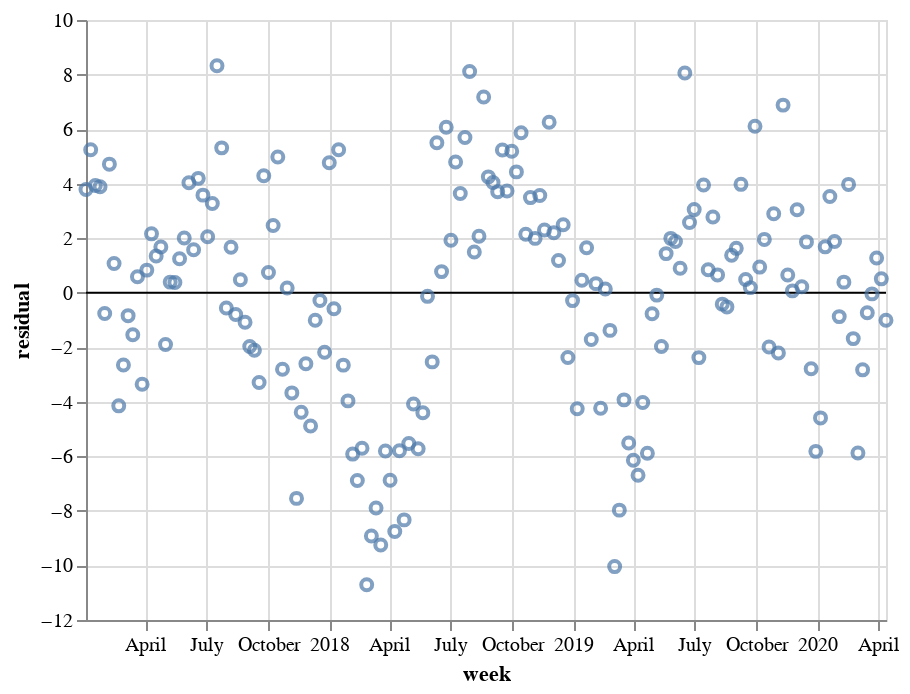

Notebook source saved alongside this figure:
### Code cell
check_res_plot(res1)

### Figure 1 — Vega-Lite specification as saved in the notebook (floating-point values rounded to 4 significant figures; data arrays with more than 128 entries replaced by an {"elided": "..."} marker saying what was removed)
{"config": {"view": {"continuousWidth": 400, "continuousHeight": 300}}, "layer": [{"data": {"name": "data-a3ae99e6a25f62b2132194a389686c1e"}, "mark": "rule", "encoding": {"color": {"field": "color", "scale": null, "type": "nominal"}, "y": {"field": "residual", "type": "quantitative"}}}, {"data": {"name": "data-a39c94b198a32d5c071095210234f2e4"}, "mark": "point", "encoding": {"x": {"field": "week", "type": "temporal"}, "y": {"field": "residual", "type": "quantitative"}}}], "$schema": "https://vega.github.io/schema/vega-lite/v4.17.0.json", "datasets": {"data-a3ae99e6a25f62b2132194a389686c1e": [{"residual": 0.0, "color": "black"}], "data-a39c94b198a32d5c071095210234f2e4": {"elided": "172 records"}}}
